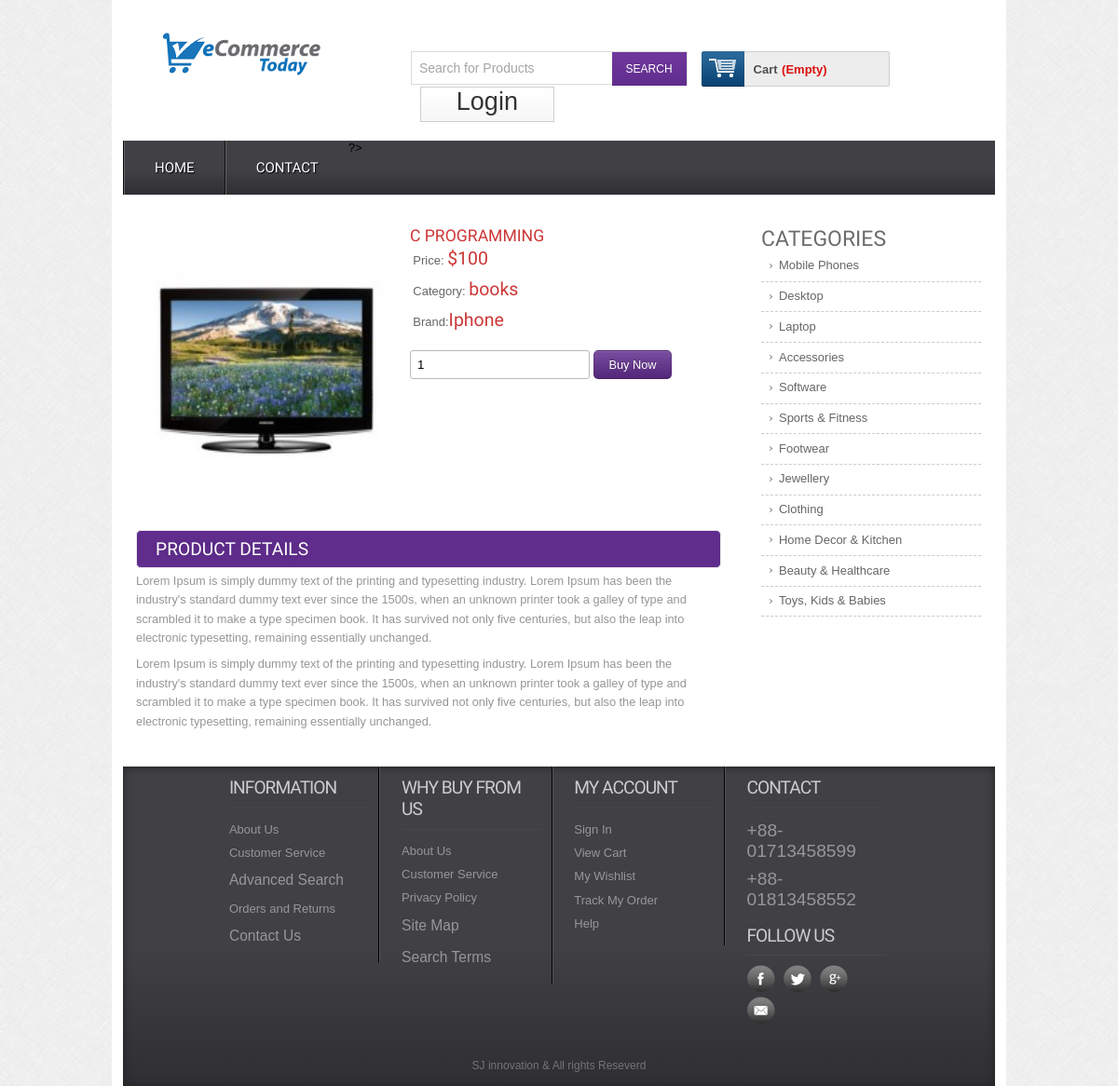
/details.php?proid=5, run on the app's committed database.
### tables this page shows
CREATE TABLE `products` (
  `product_id` int(11) NOT NULL,
  `product_name` varchar(255) NOT NULL,
  `cat_id` int(11) NOT NULL,
  `brand_id` int(11) NOT NULL,
  `body` text NOT NULL,
  `price` float NOT NULL,
  `image` varchar(255) NOT NULL,
  `type` tinyint(4) NOT NULL DEFAULT '0'
);

CREATE TABLE `create_category` (
  `cat_id` int(11) NOT NULL,
  `cat_name` varchar(255) NOT NULL
);

CREATE TABLE `brand` (
  `brand_id` int(11) NOT NULL,
  `brand_name` varchar(255) NOT NULL
);

### classes/Product.php (called while the page is built, shortened)
<?php
	$filepath = realpath(dirname(__FILE__));
	include_once ($filepath.'/../lib/Database.php');
?>
<?php
	class Product
	{
		private $db;
		public function __construct()
		{
			$this->db = new Database();
		}
		public function getSingleProduct($id) {
			$query = "SELECT p.*, c.cat_name, b.brand_name
			FROM products as p, create_category as c, brand as b
			WHERE p.cat_id = c.cat_id AND p.brand_id = b.brand_id AND p.product_id =
			'$id'";
			$result = $this->db->select($query);
			return $result;
		}
	}
?>

### lib/Database.php (called while the page is built, shortened)
<?php
    Class Database{
     public $host   = DB_HOST;
     public $user   = DB_USER;
     public $pass   = DB_PASS;
     public $dbname = DB_NAME;
     public $link;
    private function connectDB(){
     $this->link = new mysqli($this->host, $this->user, $this->pass,
      $this->dbname);
     }
    public function select($query){
      $result = $this->link->query($query) or
       die($this->link->error.__LINE__);
      if($result->num_rows > 0){
        return $result;
      } else {
        return false;
      }
     }
 }

### details.php (the view, shortened to what this page needs)
<?php
	include 'inc/header.php';
?>
<?php
     if(!isset($_GET['proid']) || $_GET['proid'] == NULL)
     {
        echo "<script> window.location = ''; </script>";
     }
     else
     {
        $id = $_GET['proid'];
     }
?>
 <div class="main">
    <div class="content">
    	<div class="section group">
				<div class="cont-desc span_1_of_2">
				<?php
					$getPd = $pd->getSingleProduct($id);
					if($getPd){
						while($result = $getPd->fetch_assoc()){
				?>
					<div class="grid images_3_of_2">
						<img src="admin/<?php echo $result['image']?>" alt="" />
					</div>
				<div class="desc span_3_of_2">
					<h2><?php echo $result['product_name']?></h2>
					<div class="price">
						<p>Price: <span>$<?php echo $result['price'];?></span></p>
						<p>Category: <span><?php echo $result['cat_name'];?></span></p>
						<p>Brand:<span><?php echo $result['brand_name'];?></span></p>
					</div>
				<div class="add-cart">
					<form action="" method="post">
						<input type="number" class="buyfield" name="quantity" value="1"/>
						<input type="submit" class="buysubmit" name="submit" value="Buy Now"/>
					</form>
				</div>
			</div>
			<div class="product-desc">
			<h2>Product Details</h2>
			<p>Lorem Ipsum is simply dummy text of the printing and typesetting industry. Lorem Ipsum has been the industry's standard dummy text ever since the 1500s, when an unknown printer took a galley of type and scrambled it to make a type specimen book. It has survived not only five centuries, but also the leap into electronic typesetting, remaining essentially unchanged.</p>
	        <p>Lorem Ipsum is simply dummy text of the printing and typesetting industry. Lorem Ipsum has been the industry's standard dummy text ever since the 1500s, when an unknown printer took a galley of type and scrambled it to make a type specimen book. It has survived not only five centuries, but also the leap into electronic typesetting, remaining essentially unchanged.</p>
	    </div>
			<?php } } ?>
	</div>
				<div class="rightsidebar span_3_of_1">
					<h2>CATEGORIES</h2>
					<ul>
				      <li><a href="productbycat.html">Mobile Phones</a></li>
				      <li><a href="productbycat.html">Desktop</a></li>
				      <li><a href="productbycat.html">Laptop</a></li>
				      <li><a href="productbycat.html">Accessories</a></li>
				      <li><a href="productbycat.html#">Software</a></li>
					   <li><a href="productbycat.html">Sports & Fitness</a></li>
					   <li><a href="productbycat.html">Footwear</a></li>
					   <li><a href="productbycat.html">Jewellery</a></li>
					   <li><a href="productbycat.html">Clothing</a></li>
					   <li><a href="productbycat.html">Home Decor & Kitchen</a></li>
					   <li><a href="productbycat.html">Beauty & Healthcare</a></li>
					   <li><a href="productbycat.html">Toys, Kids & Babies</a></li>
    				</ul>
 				</div>
 		</div>
 	</div>
<?php
	include 'inc/footer.php';
?>

### css/style.css (style rules this page uses)
html,body,div,span,applet,object,iframe,h1,h2,h3,h4,h5,h6,p,blockquote,pre,a,abbr,acronym,address,big,cite,code,del,dfn,em,img,ins,kbd,q,s,samp,small,strike,strong,sub,sup,tt,var,b,u,i,dl,dt,dd,ol,nav ul,nav li,fieldset,form,label,legend,table,caption,tbody,tfoot,thead,tr,th,td,article,aside,canvas,details,embed,figure,figcaption,footer,header,hgroup,menu,nav,output,ruby,section,summary,time,mark,audio,video { margin:0;padding:0;border:0;font-size:100%;font:inherit;vertical-align:baseline; }
ol,ul { list-style:none;margin:0;padding:0; }
a { text-decoration:none; }
img { max-width:100%; }
body { font-family:Arial, Helvetica, sans-serif; background:url(../images/body_bg3.jpg); }
input[type="number"] { border: 1px solid #b8b8b8; border-radius: 3px; padding: 7px; }
.buysubmit { background: #602d8d url("../images/large-button-overlay.png") repeat scroll 0 0; border: 1px solid rgba(0, 0, 0, 0.1); border-radius: 5px; color: #fff; font-family: Arial,"Helvetica Neue","Helvetica",Tahoma,Verdana,sans-serif; font-size: 0.8em; padding: 7px 15px; text-shadow: 0 -1px 1px rgba(0, 0, 0, 0.25); cursor:pointer; outline:none; }
.section { clear: both; padding: 0px; margin: 0px; }
.group:before, .group:after { content:""; display:table; }
.group:after { clear:both; }
.group { zoom:1; }
.content { padding:20px 0; background:#FFF; }
.content h2 { font-size:23px; color:#6C6C6C; font-family: 'Monda', sans-serif; }
.cont-desc { display: block; float:left; clear:both; }
.rightsidebar { display: block; float:left; margin: 0% 0 0% 1.6%; }
.cont-desc:first-child { margin-left: 0; }
.desc { display: block; float:left; margin: 0% 0 0% 2.6%; }
.span_1_of_2 { width: 67.1%; padding:1.5%; }
.images_3_of_2 { width: 44.2%; float:left; text-align:center; }
.span_3_of_2 { width: 53.2%; }
.span_3_of_1 { width: 25.2%; padding:1.5%; }
.images_3_of_2 img { height: 302px; max-width: 100%; width: 100%; }
.span_3_of_2 h2 { font-family: 'Monda', sans-serif; font-size:1.1em; color: #CC3636; font-weight : normal; margin-top: 0px; text-transform:uppercase; }
.span_3_of_2 p { font-size:0.8125em; padding:0.3em 0; color:#969696; line-height: 1.6em; font-family : verdana, arial, helvetica, helve, sans-serif; }
.price p { font-size:0.8125em; padding:1.5% 1%; color: #666; vertical-align:top; }
.price p span { font-size:1.5em; font-family: 'Monda', sans-serif; color: #CC3636; }
.add-cart { padding-top:15px; }
.product-desc,.product-tags { clear:both; padding-top:20px; }
.product-desc h2,.product-tags h2 { padding:8px 20px; background:#602D8D; border: 1px solid #EBE8E8; border-radius: 5px; -webkit-border-radius: 5px; -moz-border-radius: 5px; -o-border-radius: 5px; font-family: 'Monda', sans-serif; font-size:1.2em; color:#FFF; text-transform: uppercase; text-shadow:0 1px 5px rgba(34, 34, 34, 0.17); }
.product-desc p { font-size: 0.8em; padding: 0.3em 0; color: #969696; line-height: 1.6em; font-family: verdana, arial, helvetica, helve, sans-serif; }
.span_3_of_1 li a { font-size:0.8125em; padding:0.42em 8%; color: #666; display: block; line-height: 1.6em; font-family : Arial, Helvetica, sans-serif; border-bottom:1px dashed #CCC; background: url(../images/drop_arrow.png) no-repeat 5px 11px; }

### data on the page
products: image (picture), product_name "C PROGRAMMING", price "100", cat.cat_name "books", brand.brand_name "Iphone"
